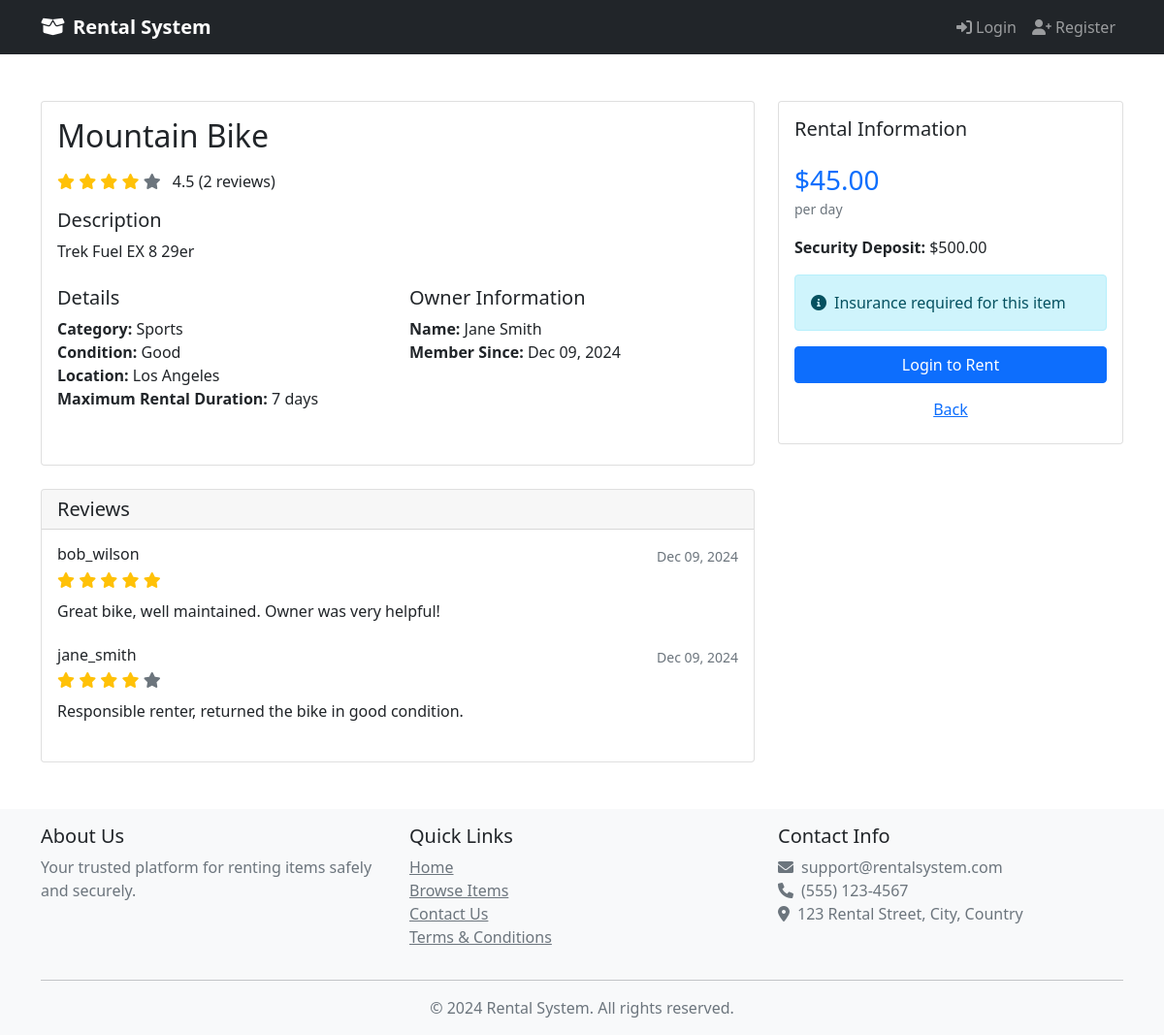
Screenshot of /item.php?id=2 with the database file from the repository.
### tables this page shows
CREATE TABLE Items (
    item_id INT AUTO_INCREMENT PRIMARY KEY,
    owner_id INT,
    name VARCHAR(100) NOT NULL,
    description TEXT,
    category VARCHAR(50),
    daily_rate DECIMAL(10,2) NOT NULL,
    deposit_amount DECIMAL(10,2) NOT NULL,
    availability_status VARCHAR(20) DEFAULT 'AVAILABLE',
    location VARCHAR(100),
    `condition` VARCHAR(50),
    insurance_required TINYINT(1) DEFAULT 0,
    max_rental_duration INT,  
    created_at TIMESTAMP DEFAULT CURRENT_TIMESTAMP,
    last_rented_date TIMESTAMP NULL DEFAULT NULL,
    FOREIGN KEY (owner_id) REFERENCES Users(user_id)
);

CREATE TABLE Users (
    user_id INT AUTO_INCREMENT PRIMARY KEY,
    username VARCHAR(50) UNIQUE NOT NULL,
    email VARCHAR(100) UNIQUE NOT NULL,
    password_hash VARCHAR(255) NOT NULL,
    full_name VARCHAR(100) NOT NULL,
    phone_number VARCHAR(20),
    address TEXT,
    registration_date TIMESTAMP DEFAULT CURRENT_TIMESTAMP,
    is_active TINYINT(1) DEFAULT 1,
    account_balance DECIMAL(10,2) DEFAULT 0.00
);

CREATE TABLE Reviews (
    review_id INT AUTO_INCREMENT PRIMARY KEY,
    transaction_id INT,
    reviewer_id INT,
    reviewee_id INT,
    rating INT CHECK (rating BETWEEN 1 AND 5),
    review_text TEXT,
    review_date TIMESTAMP DEFAULT CURRENT_TIMESTAMP,
    FOREIGN KEY (transaction_id) REFERENCES Rental_Transactions(transaction_id),
    FOREIGN KEY (reviewer_id) REFERENCES Users(user_id),
    FOREIGN KEY (reviewee_id) REFERENCES Users(user_id)
);

### classes/Database.php (called while the page is built)
<?php
class Database {
    private $conn;
    public function __construct() {
        try {
            $this->conn = new PDO(
                "mysql:host=" . DB_HOST . ";dbname=" . DB_NAME,
                DB_USER,
                DB_PASS
            );
            $this->conn->setAttribute(PDO::ATTR_ERRMODE, PDO::ERRMODE_EXCEPTION);
        } catch(PDOException $e) {
            echo "Connection failed: " . $e->getMessage();
        }
    }
    public function getConnection() {
        return $this->conn;
    }
}

### classes/Item.php (called while the page is built, shortened)
<?php
class Item {
    private $conn;
    public function __construct($db) {
        $this->conn = $db;
    }
    public function getItemById($id) {
        try {
            $sql = "SELECT * FROM Items WHERE item_id = :id";
            $stmt = $this->conn->prepare($sql);
            $stmt->execute(['id' => $id]);
            return $stmt->fetch(PDO::FETCH_ASSOC);
        } catch(PDOException $e) {
            return false;
        }
    }
}

### classes/User.php (called while the page is built, shortened)
<?php
class User {
    private $db;
    public function __construct($db) {
        $this->db = $db;
    }
    public function getUserById($userId) {
        try {
            $sql = "SELECT user_id, username, email, full_name, phone_number, registration_date, address, account_balance
                    FROM Users WHERE user_id = :user_id";
            $stmt = $this->db->prepare($sql);
            $stmt->execute(['user_id' => $userId]);
            return $stmt->fetch(PDO::FETCH_ASSOC);
        } catch(PDOException $e) {
            return false;
        }
    }
}

### item.php (the view, shortened to what this page needs)
<?php
require_once 'config/database.php';
require_once 'classes/Database.php';
require_once 'classes/Item.php';
require_once 'classes/User.php';
require_once 'includes/header.php';
$db = new Database();
$item = new Item($db->getConnection());
$user = new User($db->getConnection());
$item_id = intval($_GET['id'] ?? 0);
$item_data = $item->getItemById($item_id);
$owner = $user->getUserById($item_data['owner_id']);
$sql = "SELECT r.*, u.username
        FROM Reviews r
        JOIN Users u ON r.reviewer_id = u.user_id
        JOIN Rental_Transactions rt ON r.transaction_id = rt.transaction_id
        WHERE rt.item_id = :item_id
        ORDER BY r.review_date DESC";
$stmt = $db->getConnection()->prepare($sql);
$stmt->execute(['item_id' => $item_id]);
$reviews = $stmt->fetchAll(PDO::FETCH_ASSOC);
$average_rating = 0;
if (!empty($reviews)) {
    $total_rating = array_sum(array_column($reviews, 'rating'));
    $average_rating = round($total_rating / count($reviews), 1);
}
?>
<div class="container my-5">
    <div class="row">
        <div class="col-md-8">
            <div class="card mb-4">
                <div class="card-body">
                    <h2 class="card-title mb-3"><?php echo htmlspecialchars($item_data['name']); ?></h2>
                    <?php if ($average_rating > 0): ?>
                    <div class="mb-3">
                        <?php for ($i = 1; $i <= 5; $i++): ?>
                            <i class="fas fa-star <?php echo $i <= $average_rating ? 'text-warning' : 'text-muted'; ?>"></i>
                        <?php endfor; ?>
                        <span class="ms-2"><?php echo $average_rating; ?> (<?php echo count($reviews); ?> reviews)</span>
                    </div>
                    <?php endif; ?>
                    <div class="mb-4">
                        <h5>Description</h5>
                        <p><?php echo nl2br(htmlspecialchars($item_data['description'])); ?></p>
                    </div>
                    <div class="row mb-4">
                        <div class="col-md-6">
                            <h5>Details</h5>
                            <ul class="list-unstyled">
                                <li><strong>Category:</strong> <?php echo htmlspecialchars($item_data['category']); ?></li>
                                <li><strong>Condition:</strong> <?php echo htmlspecialchars($item_data['condition']); ?></li>
                                <li><strong>Location:</strong> <?php echo htmlspecialchars($item_data['location']); ?></li>
                                <li><strong>Maximum Rental Duration:</strong> <?php echo $item_data['max_rental_duration']; ?> days</li>
                            </ul>
                        </div>
                        <div class="col-md-6">
                            <h5>Owner Information</h5>
                            <ul class="list-unstyled">
                                <li><strong>Name:</strong> <?php echo htmlspecialchars($owner['full_name']); ?></li>
                                <li><strong>Member Since:</strong>
                                    <?php echo date('M d, Y', strtotime($owner['registration_date'])); ?>
                                </li>
                            </ul>
                        </div>
                    </div>
                </div>
            </div>
            <?php if (!empty($reviews)): ?>
            <div class="card">
                <div class="card-header">
                    <h5 class="mb-0">Reviews</h5>
                </div>
                <div class="card-body">
                    <?php foreach ($reviews as $review): ?>
                        <div class="mb-4">
                            <div class="d-flex justify-content-between align-items-center">
                                <h6 class="mb-1"><?php echo htmlspecialchars($review['username']); ?></h6>
                                <small class="text-muted"><?php echo date('M d, Y', strtotime($review['review_date'])); ?></small>
                            </div>
                            <div class="mb-2">
                                <?php for ($i = 1; $i <= 5; $i++): ?>
                                    <i class="fas fa-star <?php echo $i <= $review['rating'] ? 'text-warning' : 'text-muted'; ?>"></i>
                                <?php endfor; ?>
                            </div>
                            <p class="mb-0"><?php echo htmlspecialchars($review['review_text']); ?></p>
                        </div>
                    <?php endforeach; ?>
                </div>
            </div>
            <?php endif; ?>
        </div>
        <div class="col-md-4">
            <div class="card">
                <div class="card-body">
                    <h5 class="mb-4">Rental Information</h5>
                    <div class="mb-3">
                        <h3 class="text-primary mb-0">$<?php echo number_format($item_data['daily_rate'], 2); ?></h3>
                        <small class="text-muted">per day</small>
                    </div>
                    <p><strong>Security Deposit:</strong> $<?php echo number_format($item_data['deposit_amount'], 2); ?></p>
                    <?php if ($item_data['insurance_required']): ?>
                        <div class="alert alert-info">
                            <i class="fas fa-info-circle me-2"></i>Insurance required for this item
                        </div>
                    <?php endif; ?>
                    <div class="d-grid gap-2">
                        <?php if ($item_data['availability_status'] == 'AVAILABLE'): ?>
                            <?php if (isset($_SESSION['user_id']) && $_SESSION['user_id'] != $item_data['owner_id']): ?>
                                <a href="rent_item.php?id=<?php echo $item_id; ?>" class="btn btn-primary">Rent Now</a>
                            <?php elseif (!isset($_SESSION['user_id'])): ?>
                                <a href="login.php" class="btn btn-primary">Login to Rent</a>
                            <?php endif; ?>
                        <?php else: ?>
                            <button class="btn btn-secondary" disabled>Currently Unavailable</button>
                        <?php endif; ?>
                        <a href="javascript:history.back()" class="btn btn-link">Back</a>
                    </div>
                </div>
            </div>
        </div>
    </div>
</div>
<?php require_once 'includes/footer.php'; ?>

### includes/header.php (shortened to what this page needs)
<!DOCTYPE html>
<html lang="en">
<head>
    <link href="https://cdn.jsdelivr.net/npm/bootstrap@5.1.3/dist/css/bootstrap.min.css" rel="stylesheet">
    <link href="https://cdnjs.cloudflare.com/ajax/libs/font-awesome/6.0.0/css/all.min.css" rel="stylesheet">
</head>
<body>
    <nav class="navbar navbar-expand-lg navbar-dark bg-dark">
        <div class="container">
            <a class="navbar-brand" href="index.php">
                <i class="fas fa-box-open me-2"></i>Rental System
            </a>
            <div class="collapse navbar-collapse" id="navbarNav">
                <ul class="navbar-nav">
                    <?php if(isset($_SESSION['user_id'])): ?>
                        <li class="nav-item">
                            <span class="user-balance">
                                <i class="fas fa-wallet me-1"></i>Balance: $<?php echo number_format($_SESSION['account_balance'] ?? 0, 2); ?>
                            </span>
                        </li>
                        <li class="nav-item dropdown">
                            <a class="nav-link dropdown-toggle" href="#" id="navbarDropdown" role="button" data-bs-toggle="dropdown">
                                <i class="fas fa-user me-1"></i><?php echo htmlspecialchars($_SESSION['username']); ?>
                            </a>
                            <ul class="dropdown-menu dropdown-menu-end">
                                <li><a class="dropdown-item" href="profile.php"><i class="fas fa-user-cog me-1"></i>Profile</a></li>
                                <li><hr class="dropdown-divider"></li>
                                <li><a class="dropdown-item" href="logout.php"><i class="fas fa-sign-out-alt me-1"></i>Logout</a></li>
                            </ul>
                        </li>
                    <?php else: ?>
                        <li class="nav-item"><a class="nav-link" href="login.php"><i class="fas fa-sign-in-alt me-1"></i>Login</a></li>
                        <li class="nav-item"><a class="nav-link" href="register.php"><i class="fas fa-user-plus me-1"></i>Register</a></li>
                    <?php endif; ?>
                </ul>
            </div>
        </div>
    </nav>
</body>
</html>

### includes/footer.php (shortened to what this page needs)
    <footer class="footer bg-light mt-auto py-3">
        <div class="container">
            <div class="row">
                <div class="col-md-4">
                    <h5>About Us</h5>
                    <p class="text-muted">Your trusted platform for renting items safely and securely.</p>
                </div>
                <div class="col-md-4">
                    <h5>Quick Links</h5>
                    <ul class="list-unstyled">
                        <li><a href="index.php" class="text-muted">Home</a></li>
                        <li><a href="items.php" class="text-muted">Browse Items</a></li>
                        <li><a href="contact.php" class="text-muted">Contact Us</a></li>
                        <li><a href="terms.php" class="text-muted">Terms & Conditions</a></li>
                    </ul>
                </div>
                <div class="col-md-4">
                    <h5>Contact Info</h5>
                    <ul class="list-unstyled text-muted">
                        <li><i class="fas fa-envelope me-2"></i>support@rentalsystem.com</li>
                        <li><i class="fas fa-phone me-2"></i>(555) 123-4567</li>
                        <li><i class="fas fa-map-marker-alt me-2"></i>123 Rental Street, City, Country</li>
                    </ul>
                </div>
            </div>
            <hr>
            <div class="row">
                <div class="col-12 text-center">
                    <p class="text-muted mb-0">&copy; <?php echo date('Y'); ?> Rental System. All rights reserved.</p>
                </div>
            </div>
        </div>
    </footer>
</body>
</html>

### includes/header.php (style rules this page uses)
.navbar-brand { font-weight: bold; }
.footer { margin-top: 3rem; }

### rows the page displays
items: name "Mountain Bike", description "Trek Fuel EX 8 29er", category "Sports", condition "Good", location "Los Angeles", max_rental_duration "7", daily_rate "45.00", deposit_amount "500.00"
users: full_name "Jane Smith", registration_date "Dec 09, 2024"
reviews: reviewer.username "bob_wilson", review_date "Dec 09, 2024", rating 5 (drawn), review_text "Great bike, well maintained. Owner was very helpful!"
reviews: reviewer.username "jane_smith", review_date "Dec 09, 2024", rating 4 (drawn), review_text "Responsible renter, returned the bike in good condition."

### other values shown
$average_rating "4.5"
count($reviews) "2"
